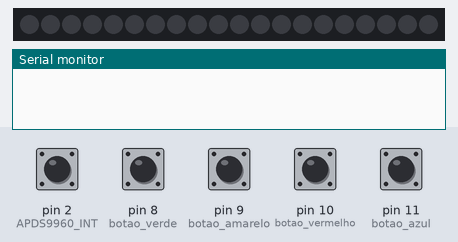
This sketch was run on a simulated Arduino Uno, built with avr-gcc and run on an emulated ATmega328P. Parts: 20 RGB LEDs in strip order, left to right, the last lines printed to the serial monitor. Inputs (shaded band) come from the test bench; at power-on: pin 2 (APDS9960_INT), pin 8 (botao_verde), pin 9 (botao_amarelo), pin 10 (botao_vermelho), pin 11 (botao_azul) HIGH. Random numbers use the default seed unless the sketch sets one.

Above: at 1.2 s.
1.3 s: pin 8 (botao_verde) pulled LOW for 1 s
At 1.7 s:
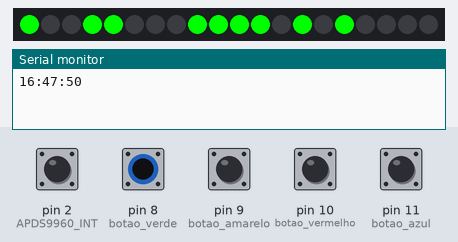
3.8 s: pin 9 (botao_amarelo) pulled LOW for 0.15 s
At 4.2 s:
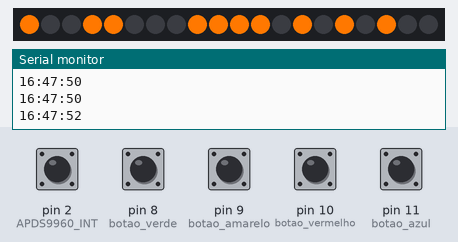
5.8 s: pin 11 (botao_azul) pulled LOW for 0.15 s
At 6.2 s:
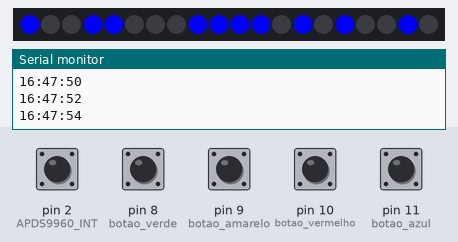
7.8 s: pin 10 (botao_vermelho) pulled LOW for 0.15 s
At 8.2 s:
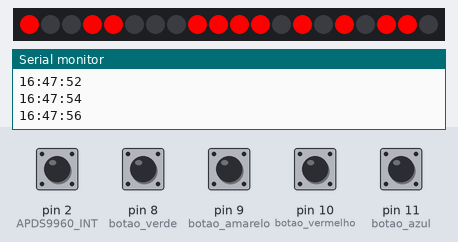
9.8 s: pin 8 (botao_verde) pulled LOW for 0.15 s
At 10.2 s:
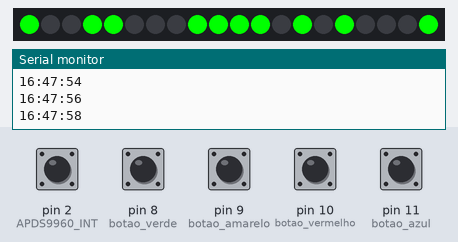
11.8 s: pin 9 (botao_amarelo) pulled LOW for 1 s
At 12.2 s:
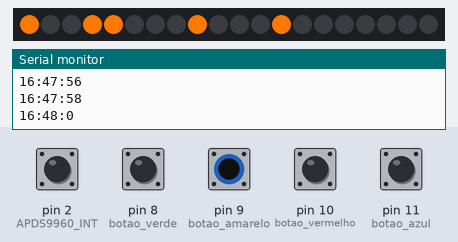
Timing chart, 0 to 14.8 s (numbered marks = the images above; inputs shaded):
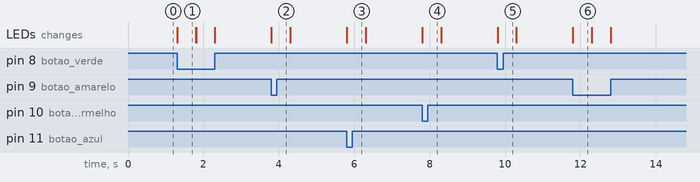

The sketch:

Relogio.ino
```cpp
//Importar bibliotecas
#include <Adafruit_NeoPixel.h>
#ifdef __AVR__
  #include <avr/power.h>
#endif

//Sensor de gestos
#include <Wire.h>
#include <SparkFun_APDS9960.h>

//--------------------------------//
//Constantes

//Pino onde a cor esta configurada
#define PIN 6

//Numero de leds
#define NUMPIXELS 20

//Inicializar a biblioteca
Adafruit_NeoPixel pixels = Adafruit_NeoPixel(NUMPIXELS, PIN, NEO_GRB + NEO_KHZ800);

//Array do GENIUS
int genius_mem[100];
uint32_t cores[4];
int sons[4];
int lastPos;

// Pins
#define APDS9960_INT 2 //Pino onde está o sensor de gestos

// Variaveis do sensor de gestos
SparkFun_APDS9960 apds = SparkFun_APDS9960();
int isr_flag = 0;

//Constantes do relógio
#define dez_hora_1 0
#define dez_hora_2 1

#define unid_hora_1 2
#define unid_hora_2 3
#define unid_hora_4 4
#define unid_hora_8 5

#define dez_min_1 6
#define dez_min_2 7
#define dez_min_4 8

#define unid_min_1 9
#define unid_min_2 10
#define unid_min_4 11
#define unid_min_8 12

#define dez_seg_1 13
#define dez_seg_2 14
#define dez_seg_4 15

#define unid_seg_1 16
#define unid_seg_2 17
#define unid_seg_4 18
#define unid_seg_8 19

#define botao_verde 8
#define botao_amarelo 9
#define botao_vermelho 10
#define botao_azul 11

#define saida_som 12

int hora;
int minuto;
int segundo;
unsigned long start;

uint32_t azul;
uint32_t amarelo;
uint32_t verde;
uint32_t vermelho;

// the setup routine runs once when you press reset:
void setup() {

  pixels.begin(); // This initializes the NeoPixel library.

  // Setar o interruptor como entrada
  pinMode(APDS9960_INT, INPUT);

  // Inicializar APDS
  attachInterrupt(0, interruptRoutine, FALLING);
  apds.init();

  //Ativar o sensor de gestos
  apds.enableGestureSensor(true);

  //Iniciar as horas
  hora = 16;
  minuto = 47;
  segundo = 49;
  start = 0;

  //Iniciar botões
  pinMode(botao_verde, INPUT_PULLUP);
  pinMode(botao_amarelo, INPUT_PULLUP);
  pinMode(botao_vermelho, INPUT_PULLUP);
  pinMode(botao_azul, INPUT_PULLUP);

  azul = pixels.Color(0,0,255);
  verde = pixels.Color(0,255,0);
  vermelho = pixels.Color(255,0,0);
  amarelo = pixels.Color(255,120,0);

  //Alimentar array de cores
  cores[0] = azul;
  cores[1] = verde;
  cores[2] = vermelho;
  cores[3] = amarelo;

  //Alimentar o array de notas
  sons[0] = 264;
  sons[1] = 297;
  sons[2] = 330;
  sons[3] = 352;

  //Iniciar monitor serial
  Serial.begin(9600);

  randomSeed(analogRead(0));
}

// the loop routine runs over and over again forever:
void loop() {

int res_botao;

  if( isr_flag == 1 ) {
    Serial.println("Entrou");
    detachInterrupt(0);
    handleGesture();
    isr_flag = 0;
    attachInterrupt(0, interruptRoutine, FALLING);
  }
  else
  {
    res_botao = verifica_botao();

    if(res_botao!=-1)
    {
      atualiza_hora();
      acender_leds(cores[res_botao], 500);
    }
  }

}

void atualiza_hora()
{
  //Gerenciar marcadores de horario
  unsigned long time;
  time = millis();
  int somar;
  unsigned long resto;

  unsigned long add;
  add = (time - start)/1000;
  resto = (time - start)%1000;

  start = time - resto;

  //Alterar o horario do sistema
  segundo = segundo + add;
  add = segundo/60;
  segundo = segundo%60;

  minuto = minuto + add;
  add = minuto/60;
  minuto = minuto%60;

  hora = hora + add;
  hora = hora%24;

  Serial.print(hora,DEC);
  Serial.print(":");
  Serial.print(minuto,DEC);
  Serial.print(":");
  Serial.println(segundo,DEC);

}

void acender_leds(uint32_t cor, int timing)
{
  acende_leds(hora, 0, 1, 13, 2, 3, 4, 5, cor);
  acende_leds(minuto, 6, 7, 8, 9, 10, 11, 12, cor);
  acende_leds(segundo, 13, 14, 15, 16, 17, 18, 19, cor);

  pixels.show();
  delay(timing);
  apaga_leds();
}

void apaga_leds()
{
  for(int i=0; i<NUMPIXELS; i++)
  {
    pixels.setPixelColor(i, pixels.Color(0,0,0));
  }

  pixels.show();
}

void acende_leds(int valor, int led_dez_1, int led_dez_2, int led_dez_4, int led_unid_1, int led_unid_2, int led_unid_4, int led_unid_8, uint32_t cor)
{

  int quociente, resto;

  quociente = valor/10;
  resto = valor%10;

  //Acender dezenas
  if(quociente/4 == 1)
  {
    pixels.setPixelColor(led_dez_4, cor);
    quociente = quociente - 4;
  }
  else
  {
    pixels.setPixelColor(led_dez_4, pixels.Color(0,0,0));
  }

  if(quociente/2 == 1)
  {
    pixels.setPixelColor(led_dez_2, cor);
    quociente = quociente - 2;
  }
  else
  {
    pixels.setPixelColor(led_dez_2, pixels.Color(0,0,0));
  }

  if(quociente/1 == 1)
  {
    pixels.setPixelColor(led_dez_1, cor);
    quociente = quociente - 1;
  }
  else
  {
    pixels.setPixelColor(led_dez_1, pixels.Color(0,0,0));
  }

  //Acender unidades
  if(resto/8 == 1)
  {
    pixels.setPixelColor(led_unid_8, cor);
    resto = resto - 8;
  }
  else
  {
    pixels.setPixelColor(led_unid_8, pixels.Color(0,0,0));
  }

  if(resto/4 == 1)
  {
    pixels.setPixelColor(led_unid_4, cor);
    resto = resto - 4;
  }
  else
  {
    pixels.setPixelColor(led_unid_4, pixels.Color(0,0,0));
  }

  if(resto/2 == 1)
  {
    pixels.setPixelColor(led_unid_2, cor);
    resto = resto - 2;
  }
  else
  {
    pixels.setPixelColor(led_unid_2, pixels.Color(0,0,0));
  }

  if(resto==1)
  {
    pixels.setPixelColor(led_unid_1, cor);
  }
  else
  {
    pixels.setPixelColor(led_unid_1, pixels.Color(0,0,0));
  }

}

void interruptRoutine() {
  isr_flag = 1;
}

void handleGesture() {
    if ( apds.isGestureAvailable() ) {
    switch ( apds.readGesture() ) {
      case DIR_UP:
      case DIR_DOWN:
      case DIR_LEFT:
      case DIR_RIGHT:
        Serial.println("Iniciar GENIUS");
        iniciar_genius();
        break;
      case DIR_NEAR:
      case DIR_FAR:
        Serial.println("Mostrar o horário");
        mostrar_horario();
        break;
    }
  }
}

void iniciar_genius()
{
  ativar_genius();
}

void ativar_genius()
{
  int cor_s;

  //sortear uma cor
  cor_s = random(4);

  //colocar a cor na última posição do array
  genius_mem[lastPos] = cor_s;

  //Incrementar o contador
  lastPos = lastPos + 1;

  //Mostrar sequencia
  showGeniusSeq();

  //Conferir a entrada do usuario
  confereEntrada();
  lastPos = 0;

}

void showGeniusSeq()
{

  for(int i=0; i<lastPos; i++)
  {
    atualiza_hora();
    tone(saida_som, sons[genius_mem[i]]);
    acender_leds(cores[genius_mem[i]], 500);
    noTone(saida_som);
    apaga_leds();
    delay(250);
  }

}


void confereEntrada()
{
  int i = 0;

  for(i=0; i<lastPos; i++)
  {
    if(genius_mem[i] == le_botao())
    {
      //Se for igual, piscar a cor e passar para o próximo
      atualiza_hora();
      tone(saida_som, sons[genius_mem[i]]);
      acender_leds(cores[genius_mem[i]], 500);
      noTone(saida_som);
      apaga_leds();
    }
    else
    {
      //Senao, limpar o array e sair dos metodos
      tone(saida_som, 392);
      delay(250);
      tone(saida_som, 262);
      delay(500);
      noTone(saida_som);
      break;
    }
  }

  if(i==lastPos)
  {
    //Terminou a sequência - sortear uma nova cor e reiniciar
    delay(1000);
    ativar_genius();
  }
  else
  {
    //Não terminou a sequência, sair
  }

}

//Ver qual botão está ligado
int le_botao()
{

  int result = -1;

  while (result == -1)
  {
    if (digitalRead(botao_azul) == LOW)
    {
      result = 0;
    }
    else if (digitalRead(botao_verde) == LOW)
    {
      result = 1;
    }
    else if (digitalRead(botao_vermelho) == LOW)
    {
      result = 2;
    }
    else if (digitalRead(botao_amarelo) == LOW)
    {
      result = 3;
    }
  }

  return result;
}

//Método que faz a verificação do botão corrente
int verifica_botao()
{
  int result = -1;

  if (digitalRead(botao_azul) == LOW)
  {
    result = 0;
  }
  else if (digitalRead(botao_verde) == LOW)
  {
    result = 1;
  }
  else if (digitalRead(botao_vermelho) == LOW)
  {
    result = 2;
  }
  else if (digitalRead(botao_amarelo) == LOW)
  {
    result = 3;
  }

 return result;
}

//Método para mostrar o horário durante 5 segundos
void mostrar_horario()
{
  int i;

  //1) Sortear a cor
  int cor1, cor2, cor3;
  cor1 = random(256);
  cor2 = random(256);
  cor3 = random(256);

  for(i = 0; i < 5; i++)
  {
      atualiza_hora();
      acender_leds(pixels.Color(cor1, cor2, cor3), 1000);
  }
}
```

Measured:
- after the input at 1.3 s, the LEDs: change at once (image 1)
- after the input at 3.8 s, the LEDs: change at once (image 2)
- after the input at 5.8 s, the LEDs: change at once (image 3)
- after the input at 7.8 s, the LEDs: change at once (image 4)
- after the input at 9.8 s, the LEDs: change at once (image 5)
- after the input at 11.8 s, the LEDs: change at once (image 6)
- what the display in image 1 shows lasts 0.5 s, from 1.3 s to 1.8 s
